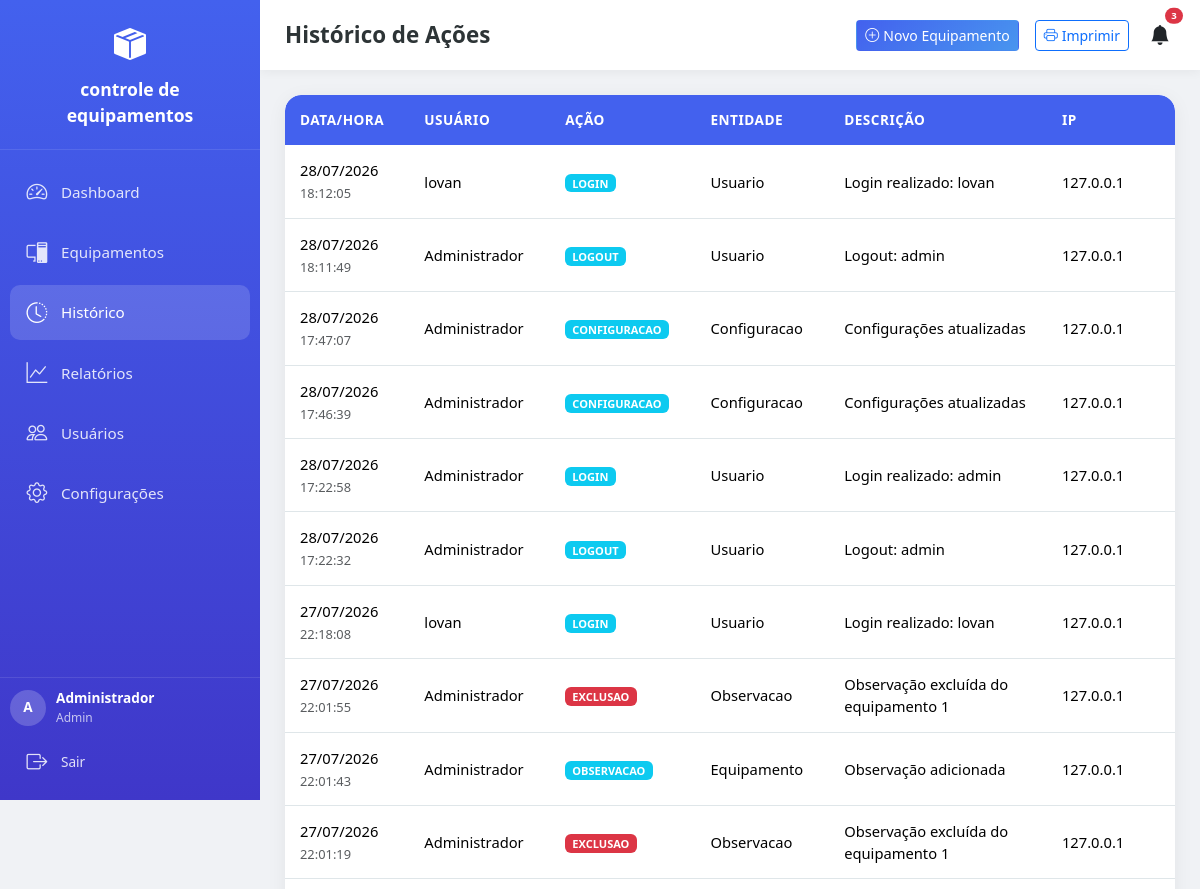
Page /historico (signed in, upper part) on the earlier database version.
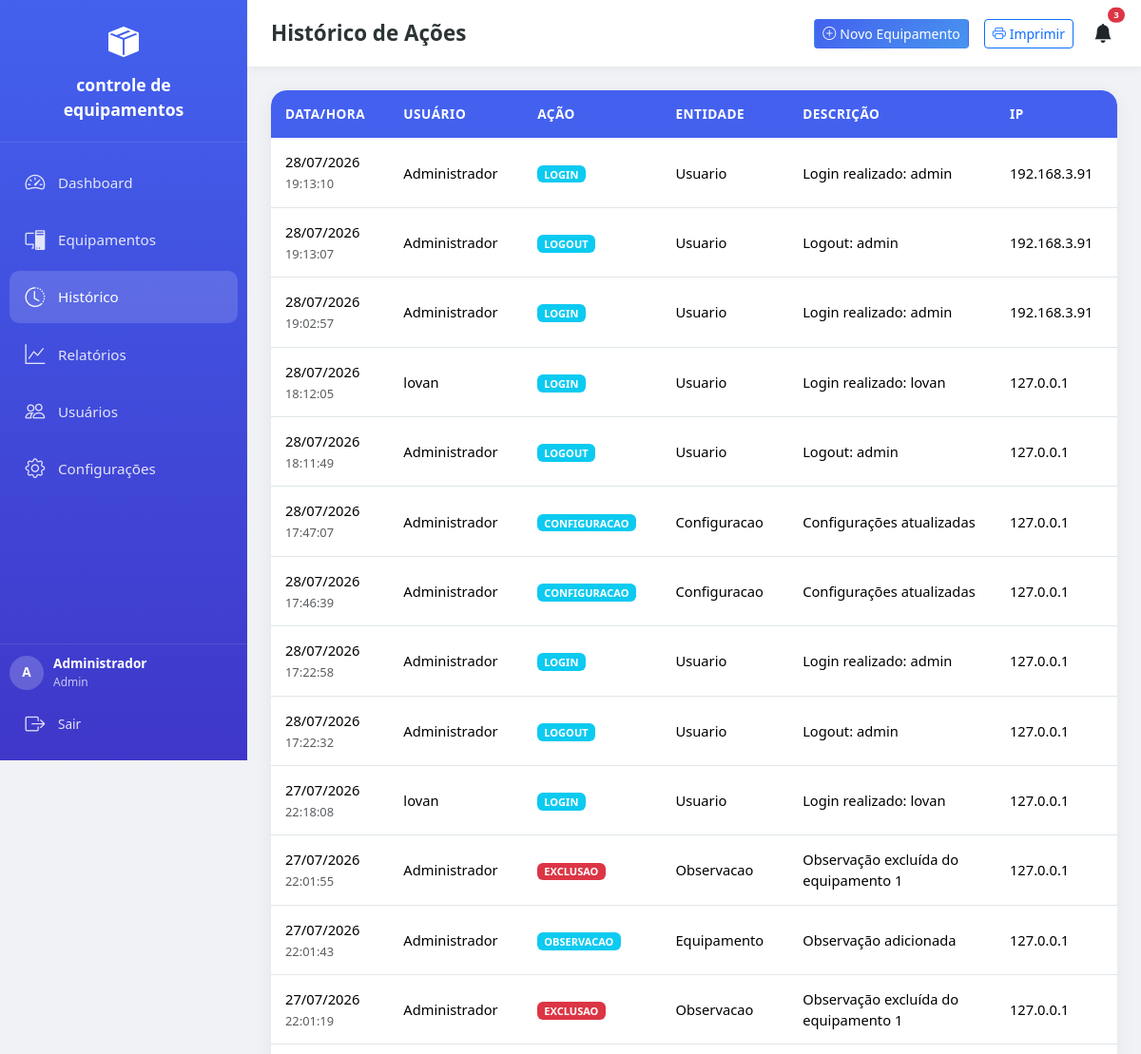
Same page on the later database version.
### app/models/models.py (models this page shows, shortened)
class Configuracao(db.Model):
    __tablename__ = 'configuracoes'
    id = db.Column(db.Integer, primary_key=True)
    nome_empresa = db.Column(db.String(200), default='Controle de Patrimônio')
    logo = db.Column(db.String(200), nullable=True)
    dias_lembrete_manutencao = db.Column(db.String(50), default='30,15,7,1')
    tema = db.Column(db.String(20), default='claro')
    data_atualizacao = db.Column(db.DateTime, default=datetime.now, onupdate=datetime.now)

class Usuario(UserMixin, db.Model):
    __tablename__ = 'usuarios'
    id = db.Column(db.Integer, primary_key=True)
    nome = db.Column(db.String(100), nullable=False)
    username = db.Column(db.String(50), unique=True, nullable=False)
    email = db.Column(db.String(120), unique=True, nullable=False)
    password_hash = db.Column(db.String(256), nullable=False)
    is_admin = db.Column(db.Boolean, default=False)
    ativo = db.Column(db.Boolean, default=True)
    data_criacao = db.Column(db.DateTime, default=datetime.now)
    equipamentos = db.relationship('Equipamento', backref='usuario_cadastro', lazy=True)

class Historico(db.Model):
    __tablename__ = 'historico'
    id = db.Column(db.Integer, primary_key=True)
    usuario_id = db.Column(db.Integer, db.ForeignKey('usuarios.id'), nullable=True)
    usuario_nome = db.Column(db.String(100))
    acao = db.Column(db.String(50), nullable=False)
    entidade = db.Column(db.String(50), nullable=False)
    entidade_id = db.Column(db.Integer)
    descricao = db.Column(db.Text)
    data = db.Column(db.DateTime, default=datetime.now)
    ip = db.Column(db.String(50))

### app/routes/main.py (the view)
@bp.route('/historico')
@login_required
def historico():
    page = request.args.get('page', 1, type=int)
    query = Historico.query.order_by(Historico.data.desc())
    pagination = query.paginate(page=page, per_page=50, error_out=False)
    config = Configuracao.query.first()
    return render_template('historico.html', historico=pagination.items, pagination=pagination, config=config)

### app/__init__.py (called while the page is built)
def create_app():
    app = Flask(__name__)
    app.config.from_object(Config)
    db.init_app(app)
    login_manager.init_app(app)
    login_manager.login_view = 'auth.login'
    login_manager.login_message = 'Por favor, faça login para acessar esta página.'
    login_manager.login_message_category = 'warning'
    with app.app_context():
        from app.routes import auth, main, api, admin
        app.register_blueprint(auth.bp)
        app.register_blueprint(main.bp)
        app.register_blueprint(api.bp, url_prefix='/api')
        app.register_blueprint(admin.bp, url_prefix='/admin')
        db.create_all()
        criar_admin_padrao()
        criar_config_padrao()
    @app.context_processor
    def inject_date():
        from datetime import date
        return dict(date=date)
    return app

### app/routes/auth.py (called while the page is built)
@login_manager.user_loader
def load_user(user_id):
    return Usuario.query.get(int(user_id))

### app/templates/historico.html (shortened to what this page needs)
{% extends "base.html" %}
{% block page_title %}Histórico de Ações{% endblock %}
{% block content %}
{% if current_user.is_admin %}
<div class="card-modern overflow-hidden animate-in">
    <div class="table-responsive">
        <table class="table table-modern mb-0">
            <thead>
                <tr>
                    <th>Data/Hora</th>
                    <th class="d-none d-md-table-cell">Usuário</th>
                    <th>Ação</th>
                    <th class="d-none d-lg-table-cell">Entidade</th>
                    <th>Descrição</th>
                    <th class="d-none d-xl-table-cell">IP</th>
                </tr>
            </thead>
            <tbody>
                {% for h in historico %}
                <tr>
                    <td>
                        <span class="d-block">{{ h.data.strftime('%d/%m/%Y') }}</span>
                        <small class="text-muted">{{ h.data.strftime('%H:%M:%S') }}</small>
                    </td>
                    <td class="d-none d-md-table-cell">{{ h.usuario_nome or 'Sistema' }}</td>
                    <td><span class="badge bg-{{ 'success' if h.acao=='CADASTRO' else 'warning' if h.acao=='EDICAO' else 'danger' if h.acao=='EXCLUSAO' else 'info' }}">{{ h.acao }}</span></td>
                    <td class="d-none d-lg-table-cell">{{ h.entidade }}</td>
                    <td>
                        {{ h.descricao or '-' }}
                    </td>
                    <td class="d-none d-xl-table-cell">{{ h.ip or '-' }}</td>
                </tr>
                {% else %}
                <tr><td colspan="6" class="text-center py-4 text-muted">Nenhum registro.</td></tr>
                {% endfor %}
            </tbody>
        </table>
    </div>
</div>
{% endif %}
{% endblock %}

### app/templates/base.html (shortened to what this page needs)
<!DOCTYPE html>
<html lang="pt-BR" data-theme="{{ config.tema if config else 'claro' }}">
<head>
    <link href="https://cdn.jsdelivr.net/npm/bootstrap@5.3.2/dist/css/bootstrap.min.css" rel="stylesheet">
    <link rel="stylesheet" href="https://cdn.jsdelivr.net/npm/bootstrap-icons@1.11.1/font/bootstrap-icons.css">
    <link rel="stylesheet" href="/static/css/style.css">
</head>
<body>
    {% if current_user.is_authenticated %}
    <nav class="sidebar" id="sidebar">
        <div class="sidebar-header">
            <div class="logo-icon"><i class="bi bi-box-seam-fill"></i></div>
            <div class="logo-text">{{ config.nome_empresa if config else 'Patrimônio' }}</div>
        </div>
        <div class="sidebar-nav">
            <div class="nav-item">
                <a href="{{ url_for('main.dashboard') }}" class="nav-link {% if request.endpoint == 'main.dashboard' %}active{% endif %}">
                    <i class="bi bi-speedometer2"></i>
                    <span class="nav-text">Dashboard</span>
                </a>
            </div>
            <div class="nav-item">
                <a href="{{ url_for('main.equipamentos') }}" class="nav-link {% if request.endpoint.startswith('main.equipamento') %}active{% endif %}">
                    <i class="bi bi-pc-display"></i>
                    <span class="nav-text">Equipamentos</span>
                </a>
            </div>
            {% if current_user.is_admin %}
            <div class="nav-item">
                <a href="{{ url_for('main.historico') }}" class="nav-link {% if request.endpoint == 'main.historico' %}active{% endif %}">
                    <i class="bi bi-clock-history"></i>
                    <span class="nav-text">Histórico</span>
                </a>
            </div>
            {% endif %}
            <div class="nav-item">
                <a href="{{ url_for('main.relatorios') }}" class="nav-link {% if request.endpoint == 'main.relatorios' %}active{% endif %}">
                    <i class="bi bi-graph-up"></i>
                    <span class="nav-text">Relatórios</span>
                </a>
            </div>
            {% if current_user.is_admin %}
            <div class="nav-item">
                <a href="{{ url_for('admin.usuarios') }}" class="nav-link {% if request.endpoint.startswith('admin.') %}active{% endif %}">
                    <i class="bi bi-people"></i>
                    <span class="nav-text">Usuários</span>
                </a>
            </div>
            <div class="nav-item">
                <a href="{{ url_for('admin.configuracoes') }}" class="nav-link {% if request.endpoint == 'admin.configuracoes' %}active{% endif %}">
                    <i class="bi bi-gear"></i>
                    <span class="nav-text">Configurações</span>
                </a>
            </div>
            {% endif %}
        </div>
        <div class="sidebar-footer">
            <div class="user-info">
                <div class="user-avatar">{{ current_user.nome[0] }}</div>
                <div>
                    <div style="font-weight:600;">{{ current_user.nome }}</div>
                    <div style="opacity:0.7; font-size:0.75rem;">{{ 'Admin' if current_user.is_admin else 'Usuário' }}</div>
                </div>
            </div>
            <a href="{{ url_for('auth.logout') }}" class="nav-link mt-2" style="font-size:0.85rem;">
                <i class="bi bi-box-arrow-right"></i>
                <span class="nav-text">Sair</span>
            </a>
        </div>
    </nav>
    {% endif %}
    <div class="main-content">
        {% if current_user.is_authenticated %}
        <div class="topbar no-print">
            <h1 class="page-title">{% block page_title %}Dashboard{% endblock %}</h1>
            <div class="d-flex align-items-center gap-2 gap-md-3">
                <a href="{{ url_for('main.equipamento_novo') }}" class="btn btn-sm btn-primary-modern no-print d-none d-md-inline-flex">
                    <i class="bi bi-plus-circle me-1"></i> Novo Equipamento
                </a>
                <a href="{{ url_for('main.impressao') }}" target="_blank" class="btn btn-sm btn-outline-primary no-print d-none d-md-inline-flex">
                    <i class="bi bi-printer me-1"></i> Imprimir
                </a>
                <div class="dropdown no-print">
                    <button class="btn btn-link text-dark position-relative p-1" data-bs-toggle="dropdown">
                        <i class="bi bi-bell-fill fs-5"></i>
                        <span class="position-absolute top-0 start-100 translate-middle badge rounded-pill bg-danger" id="notifCount" style="font-size:0.6rem; display:none;">0</span>
                    </button>
                </div>
            </div>
        </div>
        {% endif %}
        <div class="content-area">
            {% block content %}{% endblock %}
        </div>
    </div>
</body>
</html>

### app/static/css/style.css (style rules this page uses)
.table-responsive { -webkit-overflow-scrolling: touch; }
.card-modern { animation: slideUp 0.4s ease forwards; }
.table-modern td { max-width: 200px; overflow: hidden; text-overflow: ellipsis; }
.table-modern td:first-child { max-width: 120px; }

### app/templates/base.html (style rules this page uses)
:root { --primary: #4361ee; --primary-light: #4895ef; --secondary: #3f37c9; --success: #4cc9f0; --danger: #f72585; --warning: #f9c74f; --info: #90e0ef; --light: #f8f9fa; --dark: #212529; --bg-body: #f0f2f5; --bg-card: #ffffff; --text-main: #2d3436; --text-muted: #636e72; --border-color: #dfe6e9; --sidebar-width: 260px; --sidebar-collapsed: 70px; }
* { box-sizing: border-box; }
body { font-family: 'Segoe UI', system-ui, -apple-system, sans-serif; background: var(--bg-body); color: var(--text-main); min-height: 100vh; overflow-x: hidden; -webkit-text-size-adjust: 100%; }
.sidebar { position: fixed; top: 0; left: 0; width: var(--sidebar-width); height: 100vh; background: linear-gradient(180deg, var(--primary) 0%, var(--secondary) 100%); color: white; z-index: 1000; transition: all 0.3s ease; display: flex; flex-direction: column; overflow-y: auto; -webkit-overflow-scrolling: touch; }
.sidebar-header { padding: 20px; text-align: center; border-bottom: 1px solid rgba(255,255,255,0.1); }
.logo-icon { font-size: 2rem; color: white; }
.logo-text { font-size: 1.1rem; font-weight: 700; margin-top: 8px; }
.sidebar-nav { flex: 1; padding: 15px 10px; }
.nav-item { margin-bottom: 5px; }
.nav-link { display: flex; align-items: center; padding: 12px 15px; color: rgba(255,255,255,0.85); text-decoration: none; border-radius: 10px; transition: all 0.2s; font-size: 0.95rem; }
.nav-link:hover, .nav-link.active { background: rgba(255,255,255,0.15); color: white; }
.nav-link i { font-size: 1.3rem; margin-right: 12px; min-width: 24px; text-align: center; }
.sidebar-footer { padding: 10px; border-top: 1px solid rgba(255,255,255,0.1); }
.user-info { display: flex; align-items: center; gap: 10px; font-size: 0.85rem; }
.user-avatar { width: 36px; height: 36px; border-radius: 50%; background: rgba(255,255,255,0.2); display: flex; align-items: center; justify-content: center; font-weight: bold; flex-shrink: 0; }
.main-content { margin-left: var(--sidebar-width); min-height: 100vh; transition: margin-left 0.3s ease; padding-bottom: 80px; }
.topbar { background: var(--bg-card); padding: 15px 25px; display: flex; align-items: center; justify-content: space-between; box-shadow: 0 2px 10px rgba(0,0,0,0.05); position: sticky; top: 0; z-index: 100; gap: 10px; }
.page-title { font-size: 1.4rem; font-weight: 700; color: var(--text-main); margin: 0; white-space: nowrap; overflow: hidden; text-overflow: ellipsis; }
.content-area { padding: 25px; }
.card-modern { background: var(--bg-card); border: none; border-radius: 16px; box-shadow: 0 4px 20px rgba(0,0,0,0.06); transition: transform 0.2s, box-shadow 0.2s; }
.table-modern { background: var(--bg-card); border-radius: 16px; overflow: hidden; margin-bottom: 0; }
.table-modern thead th { background: var(--primary); color: white; font-weight: 600; font-size: 0.85rem; text-transform: uppercase; letter-spacing: 0.5px; padding: 15px; border: none; position: sticky; top: 0; z-index: 10; white-space: nowrap; }
.table-modern tbody td { padding: 14px 15px; border-bottom: 1px solid var(--border-color); vertical-align: middle; font-size: 0.92rem; }
.btn-primary-modern { background: linear-gradient(135deg, var(--primary), var(--primary-light)); color: white; }
.animate-in { animation: fadeIn 0.4s ease forwards; }

Differences in the rows shown:
added Historico: data "28/07/2026", data "19:13:10", usuario_nome "Administrador", acao "LOGIN", entidade "Usuario", descricao "Login realizado: admin", ip "192.168.3.91"
added Historico: data "28/07/2026", data "19:13:07", usuario_nome "Administrador", acao "LOGOUT", entidade "Usuario", descricao "Logout: admin", ip "192.168.3.91"
added Historico: data "28/07/2026", data "19:02:57", usuario_nome "Administrador", acao "LOGIN", entidade "Usuario", descricao "Login realizado: admin", ip "192.168.3.91"
